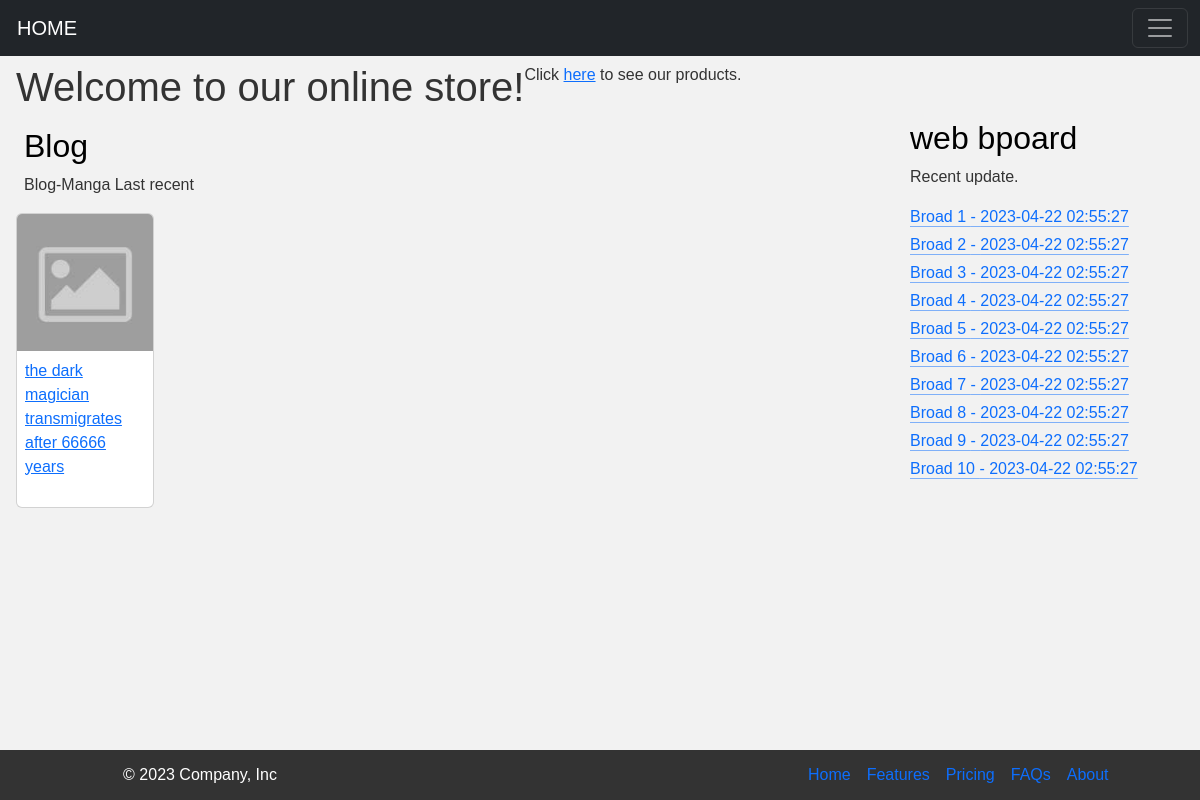
The page / on the database its author committed.
### tables this page shows
CREATE TABLE `boards` (
  `id` int(11) UNSIGNED NOT NULL,
  `title` varchar(255) NOT NULL,
  `description` text NOT NULL,
  `created_at` timestamp NOT NULL DEFAULT current_timestamp(),
  `updated_at` timestamp NOT NULL DEFAULT current_timestamp() ON UPDATE current_timestamp()
);

### app/controllers/HomeController.php (called while the page is built)
<?php
class HomeController extends Controller
{
    public function index()
    {
        $blog = $this->model('Blog');
        $l_blog = $blog->getAll();
        $board = $this->model('Board');
        $l_board = $board->getAll();
        $data = ['blog'=> $l_blog,  'board'=>$l_board];
        $this->view('home/index',$data);
    }
    public function restr($str){
        return str_replace("-"," ",$str);
    }
}

### core/App.php (called while the page is built, shortened)
<?php
class App
{
    protected $method = 'index';
    protected $params = [];
    public function __construct(){
    $this->controller = new $this->controller;
    call_user_func_array([$this->controller, $this->method], $this->params);
   }
}

### index.php (called while the page is built, shortened)
<?php
$app = new App();

### core/Database.php (called while the page is built, shortened)
<?php
class Database
{
    private $host =  DB_HOST ;
    private $user = DB_USER;
    private $pass = DB_PASS;
    private $dbh;
    private $stmt;
    public function __construct($dbname)
    {
        $this->dbname = $dbname;
        $dsn = "mysql:host=$this->host;dbname=$this->dbname;charset=utf8mb4";
        $options = array(
            PDO::ATTR_PERSISTENT => true,
            PDO::ATTR_ERRMODE => PDO::ERRMODE_EXCEPTION
        );
        try {
            $this->dbh = new PDO($dsn, $this->user, $this->pass, $options);
        } catch(PDOException $e){
            $this->error = $e->getMessage();
            echo $this->error;
        }
    }
    public function query($sql)
    {
        $this->stmt = $this->dbh->prepare($sql);
    }
    public function execute()
    {
        return $this->stmt->execute();
    }
    public function resultSet()
    {
        $this->execute();
        return $this->stmt->fetchAll(PDO::FETCH_OBJ);
    }
}

### app/models/Blog.php (called while the page is built, shortened)
<?php
    class Blog
    {
        private $db;
        public function __construct()
        {
            $this->db = new Database(DB_NAME);
        }
        public function getAll()
        {
            $this->db->query('SELECT * FROM content  group by name limit 12');
            return $this->db->resultSet();
        }
    }
?>

### app/models/Board.php (called while the page is built, shortened)
<?php
class Board
{
    protected $table = 'boards';
    private $db;
    public function __construct()
        {
            $this->db = new Database(DB_NAME);
        }
    public function getAll()
    {
        $query = "SELECT * FROM {$this->table}";
        $this->db->query($query);
        return $this->db->resultSet();
    }
}

### app/views/home/index.php (the view, shortened to what this page needs)
<?php
require_once('public/templates/header.php');?>
<div class="container p-3">
<main>
    <h1>Welcome to our online store!</h1>
	<p>Click <a href="<?php echo BASEURL; ?>/product">here</a> to see our products.</p>
    <br>
</main>
<div class="row  ">
      <div class="col-md-9 ">
        <div class="row mt-2 px-2">
        <h2 class="text-body-emphasis">Blog</h2>
        <p>Blog-Manga Last recent</p>
        <?php foreach ($data['blog'] as $data_blog) : ?>
          <?php $img =explode(",",$data_blog->data) ;?>
            <div class="px-1 col-4 col-md-3 col-lg-2">
                  <div class="card mb-3 " style="max-width: 176px; ">
                    <a href="<?php echo BASEURL;?>/blog/show/<?=$data_blog->name; ?>" alt="">
                      <img class="card-img-top img-fluid" src="<?=$img[0];?>"  width="100%" style="max-height: 182px; " onerror="this.onerror=null;this.src='<?=IMG_ERR;?>';" alt="<?php echo$this->restr($data_blog->name);?>" loading="lazy">
                    </a>
                      <div class="card-body px-2 pt-2 pb-1">
                        <a href="<?php echo BASEURL;?>/blog/show/<?=$data_blog->name; ?>">
                          <div class="mb-0 chapter-name txt-elip-1 ">
                          <?php echo$this->restr($data_blog->name) ;?>
                          </div>
                        </a>
                        <div class="row provider-info ">
                          <div class="col-12 col-sm-6 txt-elip-1">
                            <a href="#" class="text-white">admin</a>
                          </div>
                          <div class="col-12 col-sm-6">
                          </div>
                        </div>
                      </div>
                  </div>
              </div>
          <?php endforeach;?>
        </div>
        </div>
      <div class="col-md-3 ">
        <h2 class="text-body-emphasis">web bpoard</h2>
        <p>Recent update.</p>
        <ul class="list-unstyled ps-0 ">
        <?php foreach ($data['board'] as $data_board) : ?>
          <li>
            <a class="icon-link mb-1" href="<?php echo BASEURL;?>/board/show/<?=$data_board->id;?>" target="_blank">
              <?php echo $this->restr($data_board->title).' - '.$data_board->created_at; ?>
            </a>
          </li>
          <?php endforeach;?>
        </ul>
      </div>
    </div>
</div>
<?php require_once('public/templates/footer.php');?>

### public/css/style.css (style rules this page uses)
* { margin: 0; padding: 0; box-sizing: border-box; }
body { font-family: Arial, sans-serif; font-size: 16px; line-height: 1.5; background-color: #f2f2f2; color: #333; }
.container { max-width: 1200px; margin: 0 auto; }
main { margin-top: 15px; display: flex; flex-wrap: wrap; }
:root { --card_width: 20%!important; --row_increment: 10px; --card_border_radius: 0.5em; --card_small: 26; --card_medium: 33; --card_large: 45 }
:root { --toastContainerTop: auto; --toastContainerRight: auto; --toastContainerBottom: 8rem; --toastContainerLeft: calc(50vw - 8rem) }

### rows shown on the page
boards: title "Broad 1", created_at "2023-04-22 02:55:27"
boards: title "Broad 2", created_at "2023-04-22 02:55:27"
boards: title "Broad 3", created_at "2023-04-22 02:55:27"
boards: title "Broad 4", created_at "2023-04-22 02:55:27"
boards: title "Broad 5", created_at "2023-04-22 02:55:27"
boards: title "Broad 6", created_at "2023-04-22 02:55:27"
boards: title "Broad 7", created_at "2023-04-22 02:55:27"
boards: title "Broad 8", created_at "2023-04-22 02:55:27"
boards: title "Broad 9", created_at "2023-04-22 02:55:27"
boards: title "Broad 10", created_at "2023-04-22 02:55:27"

### other values the page prints
$this->restr($data_blog->name) "the dark magician transmigrates after 66666 years"
